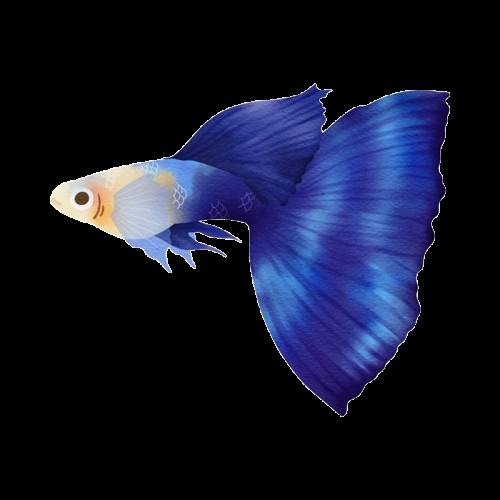
#> input picture python/jobsheet9/img/guppyBiru.png, 500 x 500 px, found by its file name
$ python 9.13pembandingDuaBentukGambar.py
#> lines starting #> are read from the running program, lines starting #| are printed output that depends on the picture; after the words box and inside, x2 and y2 are one past the last pixel; in counts of white or black regions, pixels touching at a corner belong together; long printed decimals are rounded
import cv2

path_guppi1 = r"python\jobsheet9\img\guppyBiru.png"
path_guppi2 = r"python\jobsheet9\img\guppyKuning.png"
path_guppi3 = r"python\jobsheet9\img\guppyMerah.png"
path_guppi4 = r"python\jobsheet9\img\guppyPutih.png"
path_guppi5 = r"python\jobsheet9\img\guppyUngu.png"

guppi1 = cv2.imread(path_guppi1, 0)
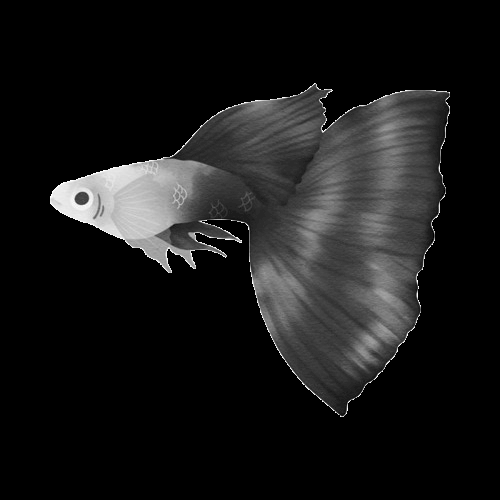
#> guppi1: shape (500, 500); min 0, max 255, mean 24.8
guppi2 = cv2.imread(path_guppi2, 0)
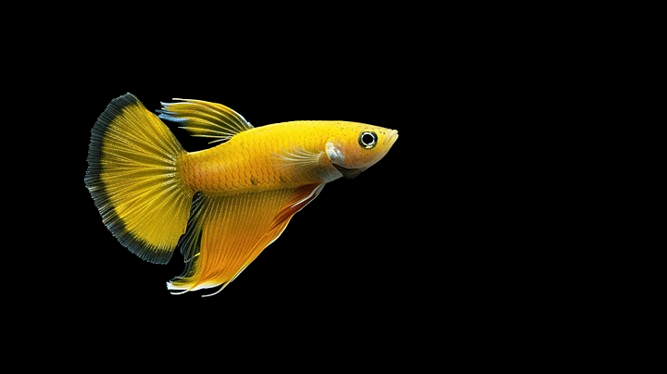
#> input picture python/jobsheet9/img/guppyKuning.png, 667 x 374 px, found by its file name
#> guppi2: shape (374, 667); min 0, max 255, mean 18.3
guppi3 = cv2.imread(path_guppi3, 0)
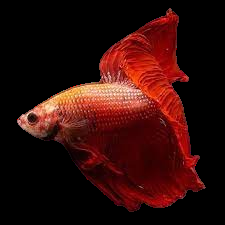
#> input picture python/jobsheet9/img/guppyMerah.png, 225 x 225 px, found by its file name
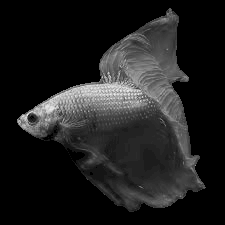
#> guppi3: shape (225, 225); min 0, max 238, mean 30.8
guppi4 = cv2.imread(path_guppi4, 0)
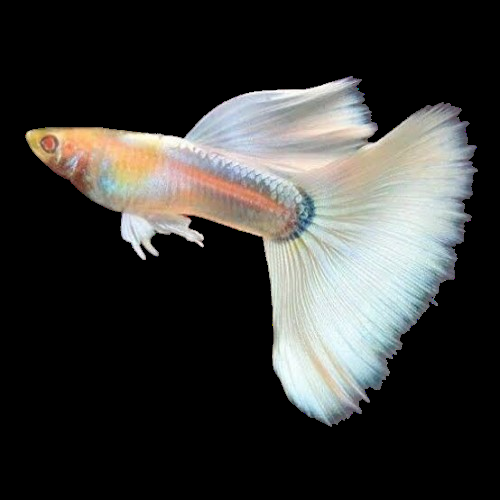
#> input picture python/jobsheet9/img/guppyPutih.png, 500 x 500 px, found by its file name
#> guppi4: shape (500, 500); min 0, max 255, mean 57.1
guppi5 = cv2.imread(path_guppi5, 0)
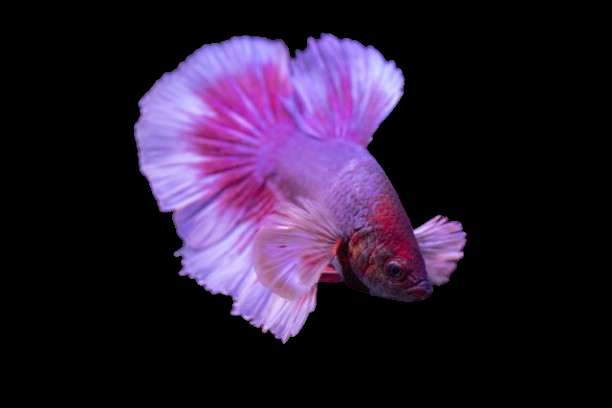
#> input picture python/jobsheet9/img/guppyUngu.png, 612 x 408 px, found by its file name
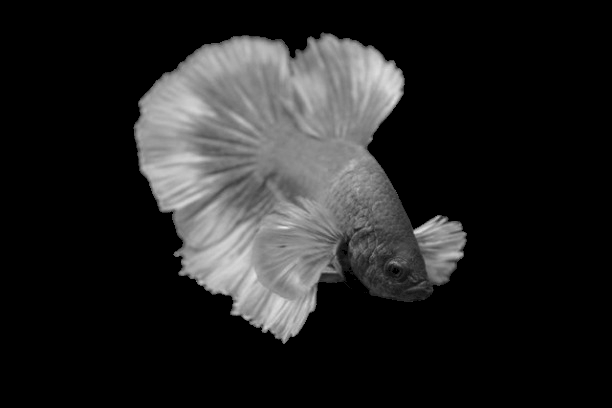
#> guppi5: shape (408, 612); min 0, max 231, mean 35.3

if guppi1 is None or guppi2 is None or guppi3 is None or guppi4 is None or guppi5 is None:
    print("Error: Could not open or read one or more image files.")
    exit()

kontur_guppi1, _ = cv2.findContours(guppi1, cv2.RETR_EXTERNAL, cv2.CHAIN_APPROX_NONE)
#> kontur_guppi1 = 1 contour; box (x1, y1, x2, y2) and area: (50, 83, 450, 417) 65862
kontur_guppi2, _ = cv2.findContours(guppi2, cv2.RETR_EXTERNAL, cv2.CHAIN_APPROX_NONE)
#> kontur_guppi2 = 1 contour; box (x1, y1, x2, y2) and area: (84, 92, 399, 298) 36358
kontur_guppi3, _ = cv2.findContours(guppi3, cv2.RETR_EXTERNAL, cv2.CHAIN_APPROX_NONE)
#> kontur_guppi3 = 6 contours, 5 with area under 20; largest, box (x1, y1, x2, y2) and area: (17, 8, 206, 212) 19285
kontur_guppi4, _ = cv2.findContours(guppi4, cv2.RETR_EXTERNAL, cv2.CHAIN_APPROX_NONE)
#> kontur_guppi4 = 1 contour; box (x1, y1, x2, y2) and area: (25, 76, 478, 427) 74562
kontur_guppi5, _ = cv2.findContours(guppi5, cv2.RETR_EXTERNAL, cv2.CHAIN_APPROX_NONE)
#> kontur_guppi5 = 5 contours, 4 with area under 20; largest, box (x1, y1, x2, y2) and area: (133, 32, 467, 344) 64668

if not kontur_guppi1 or not kontur_guppi2 or not kontur_guppi3 or not kontur_guppi4 or not kontur_guppi5:
    print("Error: Could not find contours in one or more images.")
    exit()

jarakA = cv2.matchShapes(kontur_guppi2[0], kontur_guppi1[0], cv2.CONTOURS_MATCH_I1, 0)
#> jarakA = 0.189
jarakB = cv2.matchShapes(kontur_guppi3[0], kontur_guppi1[0], cv2.CONTOURS_MATCH_I1, 0)
#> jarakB = 1.8e+308
jarakC = cv2.matchShapes(kontur_guppi4[0], kontur_guppi1[0], cv2.CONTOURS_MATCH_I1, 0)
#> jarakC = 0.219
jarakD = cv2.matchShapes(kontur_guppi5[0], kontur_guppi1[0], cv2.CONTOURS_MATCH_I1, 0)
#> jarakD = 1.8e+308

print(f"guppi-2 terhadap guppi-1 = {jarakA}")
#| guppi-2 terhadap guppi-1 = 0.1891
print(f"guppi-3 terhadap guppi-1 = {jarakB}")
#| guppi-3 terhadap guppi-1 = 1.7976931348623157e+308
print(f"guppi-4 terhadap guppi-1 = {jarakC}")
#| guppi-4 terhadap guppi-1 = 0.2194
print(f"guppi-5 terhadap guppi-1 = {jarakD}")
#| guppi-5 terhadap guppi-1 = 1.7976931348623157e+308
